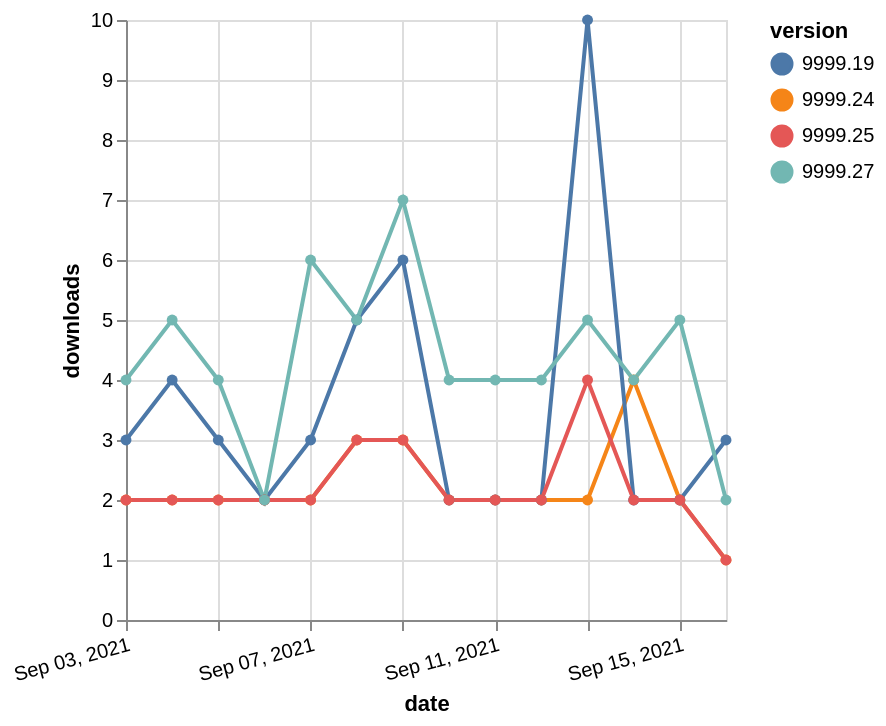

Describe this chart as a Vega-Lite specification.
### Vega-Lite specification from a JSON file in a GitHub repository (floating-point values rounded to 4 significant figures)
{"$schema": "https://vega.github.io/schema/vega-lite/v5.json", "description": "A simple bar chart with embedded data.", "data": {"values": [{"date": "2021-09-03", "total": 2214, "delta": 2, "version": "9999.24"}, {"date": "2021-09-04", "total": 2216, "delta": 2, "version": "9999.24"}, {"date": "2021-09-05", "total": 2218, "delta": 2, "version": "9999.24"}, {"date": "2021-09-06", "total": 2220, "delta": 2, "version": "9999.24"}, {"date": "2021-09-07", "total": 2222, "delta": 2, "version": "9999.24"}, {"date": "2021-09-08", "total": 2225, "delta": 3, "version": "9999.24"}, {"date": "2021-09-09", "total": 2228, "delta": 3, "version": "9999.24"}, {"date": "2021-09-10", "total": 2230, "delta": 2, "version": "9999.24"}, {"date": "2021-09-11", "total": 2232, "delta": 2, "version": "9999.24"}, {"date": "2021-09-12", "total": 2234, "delta": 2, "version": "9999.24"}, {"date": "2021-09-13", "total": 2236, "delta": 2, "version": "9999.24"}, {"date": "2021-09-14", "total": 2240, "delta": 4, "version": "9999.24"}, {"date": "2021-09-15", "total": 2242, "delta": 2, "version": "9999.24"}, {"date": "2021-09-16", "total": 2243, "delta": 1, "version": "9999.24"}, {"date": "2021-09-03", "total": 7454, "delta": 3, "version": "9999.19"}, {"date": "2021-09-04", "total": 7458, "delta": 4, "version": "9999.19"}, {"date": "2021-09-05", "total": 7461, "delta": 3, "version": "9999.19"}, {"date": "2021-09-06", "total": 7463, "delta": 2, "version": "9999.19"}, {"date": "2021-09-07", "total": 7466, "delta": 3, "version": "9999.19"}, {"date": "2021-09-08", "total": 7471, "delta": 5, "version": "9999.19"}, {"date": "2021-09-09", "total": 7477, "delta": 6, "version": "9999.19"}, {"date": "2021-09-10", "total": 7479, "delta": 2, "version": "9999.19"}, {"date": "2021-09-11", "total": 7481, "delta": 2, "version": "9999.19"}, {"date": "2021-09-12", "total": 7483, "delta": 2, "version": "9999.19"}, {"date": "2021-09-13", "total": 7493, "delta": 10, "version": "9999.19"}, {"date": "2021-09-14", "total": 7495, "delta": 2, "version": "9999.19"}, {"date": "2021-09-15", "total": 7497, "delta": 2, "version": "9999.19"}, {"date": "2021-09-16", "total": 7500, "delta": 3, "version": "9999.19"}, {"date": "2021-09-03", "total": 3324, "delta": 2, "version": "9999.25"}, {"date": "2021-09-04", "total": 3326, "delta": 2, "version": "9999.25"}, {"date": "2021-09-05", "total": 3328, "delta": 2, "version": "9999.25"}, {"date": "2021-09-06", "total": 3330, "delta": 2, "version": "9999.25"}, {"date": "2021-09-07", "total": 3332, "delta": 2, "version": "9999.25"}, {"date": "2021-09-08", "total": 3335, "delta": 3, "version": "9999.25"}, {"date": "2021-09-09", "total": 3338, "delta": 3, "version": "9999.25"}, {"date": "2021-09-10", "total": 3340, "delta": 2, "version": "9999.25"}, {"date": "2021-09-11", "total": 3342, "delta": 2, "version": "9999.25"}, {"date": "2021-09-12", "total": 3344, "delta": 2, "version": "9999.25"}, {"date": "2021-09-13", "total": 3348, "delta": 4, "version": "9999.25"}, {"date": "2021-09-14", "total": 3350, "delta": 2, "version": "9999.25"}, {"date": "2021-09-15", "total": 3352, "delta": 2, "version": "9999.25"}, {"date": "2021-09-16", "total": 3353, "delta": 1, "version": "9999.25"}, {"date": "2021-09-03", "total": 3303, "delta": 4, "version": "9999.27"}, {"date": "2021-09-04", "total": 3308, "delta": 5, "version": "9999.27"}, {"date": "2021-09-05", "total": 3312, "delta": 4, "version": "9999.27"}, {"date": "2021-09-06", "total": 3314, "delta": 2, "version": "9999.27"}, {"date": "2021-09-07", "total": 3320, "delta": 6, "version": "9999.27"}, {"date": "2021-09-08", "total": 3325, "delta": 5, "version": "9999.27"}, {"date": "2021-09-09", "total": 3332, "delta": 7, "version": "9999.27"}, {"date": "2021-09-10", "total": 3336, "delta": 4, "version": "9999.27"}, {"date": "2021-09-11", "total": 3340, "delta": 4, "version": "9999.27"}, {"date": "2021-09-12", "total": 3344, "delta": 4, "version": "9999.27"}, {"date": "2021-09-13", "total": 3349, "delta": 5, "version": "9999.27"}, {"date": "2021-09-14", "total": 3353, "delta": 4, "version": "9999.27"}, {"date": "2021-09-15", "total": 3358, "delta": 5, "version": "9999.27"}, {"date": "2021-09-16", "total": 3360, "delta": 2, "version": "9999.27"}]}, "width": "container", "mark": {"type": "line", "point": {"filled": true}}, "encoding": {"x": {"field": "date", "type": "temporal", "timeUnit": "yearmonthdate", "title": "date", "axis": {"labelAngle": -15}}, "y": {"field": "delta", "type": "quantitative", "title": "downloads"}, "color": {"field": "version", "type": "nominal"}, "tooltip": {"field": "delta"}}}
